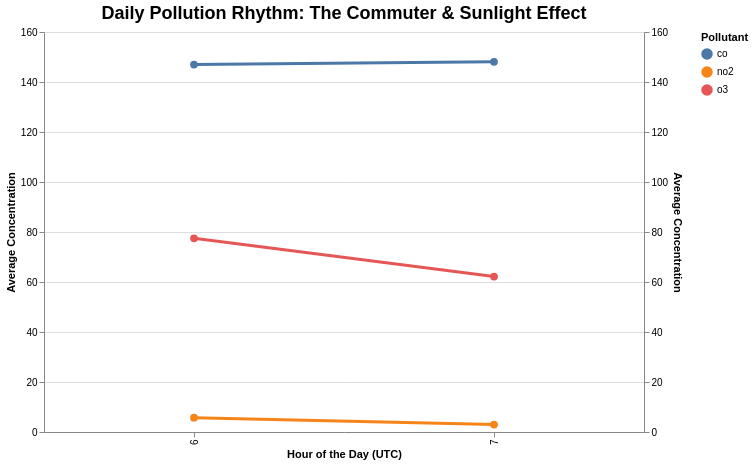

Here is the notebook cell this chart was saved with:
### Code cell
time_cols = ['hour', 'co', 'no2', 'o3']
df_hourly = df[time_cols].groupby('hour').mean().reset_index()

df_time_melted = df_hourly.melt('hour', var_name='Pollutant', value_name='Average Level')

time_chart = alt.Chart(df_time_melted).mark_line(
    point=alt.OverlayMarkDef(size=60),
    strokeWidth=3
).encode(
    x=alt.X('hour:O', title='Hour of the Day (UTC)'),
    y=alt.Y('Average Level:Q', title='Average Concentration'),
    color=alt.Color('Pollutant:N', title='Pollutant'),
    tooltip=[
        alt.Tooltip('hour:O', title='Hour'), 
        alt.Tooltip('Pollutant:N'), 
        alt.Tooltip('Average Level:Q', format='.2f')
    ]
).properties(
    width=600,
    height=400,
    title='Daily Pollution Rhythm: The Commuter & Sunlight Effect'
).resolve_scale(
    y='independent'
).configure_title(
    fontSize=18,
    anchor='middle'
)

time_chart

### Figure 1 — Vega-Lite specification as saved in the notebook (floating-point values rounded to 4 significant figures)
{"config": {"view": {"continuousWidth": 300, "continuousHeight": 300}, "title": {"anchor": "middle", "fontSize": 18}}, "data": {"name": "data-656b0366f4f3cd52f71e8742574b6ac0"}, "mark": {"type": "line", "point": {"size": 60}, "strokeWidth": 3}, "encoding": {"color": {"field": "Pollutant", "title": "Pollutant", "type": "nominal"}, "tooltip": [{"field": "hour", "title": "Hour", "type": "ordinal"}, {"field": "Pollutant", "type": "nominal"}, {"field": "Average Level", "format": ".2f", "type": "quantitative"}], "x": {"field": "hour", "title": "Hour of the Day (UTC)", "type": "ordinal"}, "y": {"field": "Average Level", "title": "Average Concentration", "type": "quantitative"}}, "height": 400, "resolve": {"scale": {"y": "independent"}}, "title": "Daily Pollution Rhythm: The Commuter & Sunlight Effect", "width": 600, "$schema": "https://vega.github.io/schema/vega-lite/v5.20.1.json", "datasets": {"data-656b0366f4f3cd52f71e8742574b6ac0": [{"hour": 6, "Pollutant": "co", "Average Level": 147.0}, {"hour": 7, "Pollutant": "co", "Average Level": 148.1}, {"hour": 6, "Pollutant": "no2", "Average Level": 5.719}, {"hour": 7, "Pollutant": "no2", "Average Level": 2.956}, {"hour": 6, "Pollutant": "o3", "Average Level": 77.49}, {"hour": 7, "Pollutant": "o3", "Average Level": 62.16}]}}
